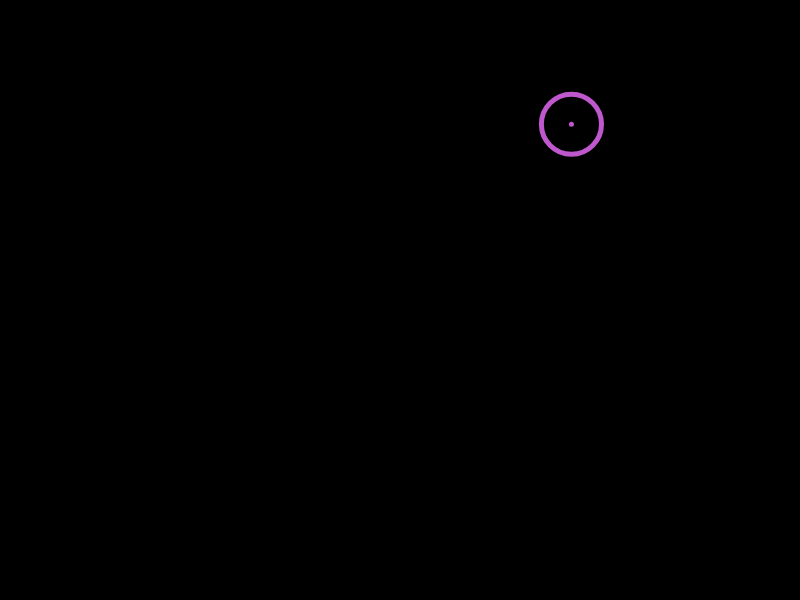
Frame 1 (no input)
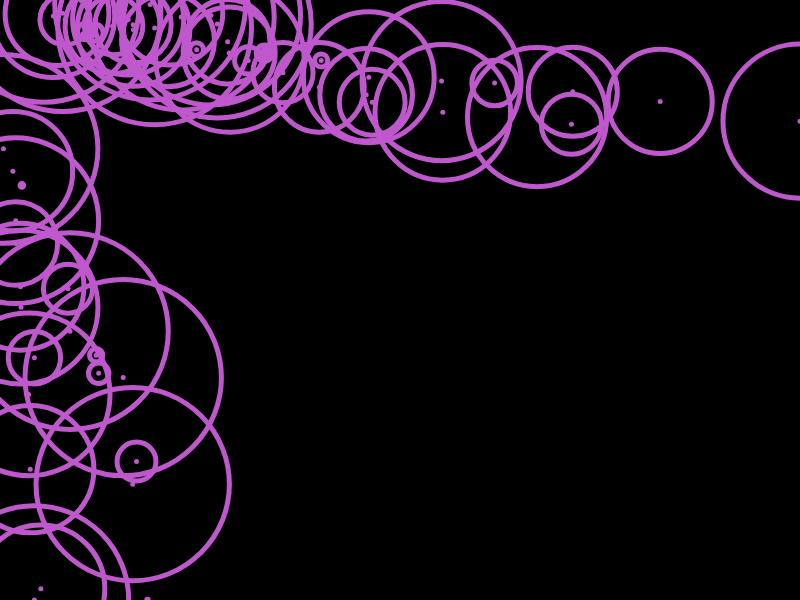
Frame 60 (no input)
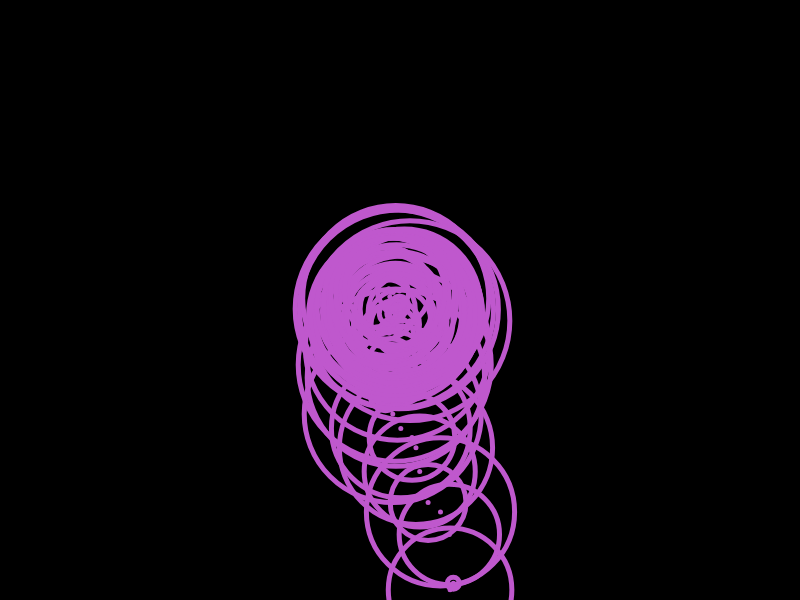
Frame 120 (the mouse pressed at the canvas centre since frame 60)

The p5.js sketch that drew these frames (run headless with seeded random() and noise() and a simulated clock; from frame 60 on, the mouse is pressed at the canvas centre):

// p5.js sketch
// ── sketch.js
var x = 0; 
var y = 0; 

var r, g, b;

//var slider;

function setup() {
  createCanvas(800, 600);
  background(0);
  x = random(width);
  y = random(height);
  
  r=random(255);
  g=random(255);
  b=random(255);
  
  //colorMode(HSB, 255);
  //slider = createSlider(0, 255, 100);
}

function draw() {
  //stroke(slider.value(), 255, 255);
  //fill(slider.value(), 255, 255, 127);
  //ellipse(360, 200, 200, 200);
  
  strokeWeight(random(1, 200));
  //stroke(random(255, 255), random(100, 255), random(100, 255));
  stroke(r, g, b);
  fill(r, g, b, 255);
  ellipse(x, y, 5, 5);
  
  
  // brownian motion - drunk behavior
  var dx = mouseX-x;
  var dy = mouseY-y;
  x = x + random(0, 0.2)*dx + random(-10, 10);
  y = y + random(0, 0.2)*dy + random(-10, 10);
  
  if(x>width) 
    x = 0;
  if(y>height) 
    y = 0;
  if(x<0) 
    x=width;
  if(y<0) 
    y=height;
}


function mousePressed()
{
  background(0);
  x = random(width);
  y = random(height);
}

function keyPressed(){
  var d = dist(mouseX, mouseY, x, y);
    if (d < x) {
    // Pick new random color values
      r = random(255);
      g = random(255);
      b = random(255);
}
}
